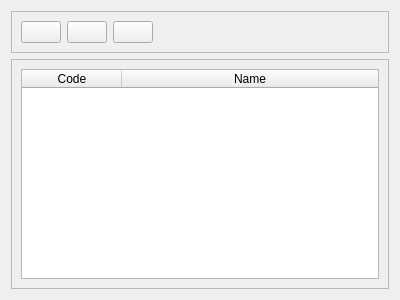
<?xml version="1.0" encoding="UTF-8"?>
<ui version="4.0">
 <class>CstPissListView</class>
 <widget class="QWidget" name="CstPissListView">
  <property name="geometry">
   <rect>
    <x>0</x>
    <y>0</y>
    <width>400</width>
    <height>300</height>
   </rect>
  </property>
  <property name="windowTitle">
   <string>Manage Cst Pis</string>
  </property>
  <layout class="QVBoxLayout" name="verticalLayout_2">
   <item>
    <widget class="QFrame" name="frame_2">
     <property name="frameShape">
      <enum>QFrame::StyledPanel</enum>
     </property>
     <property name="frameShadow">
      <enum>QFrame::Raised</enum>
     </property>
     <layout class="QHBoxLayout" name="horizontalLayout">
      <item>
       <widget class="QPushButton" name="addCstPisPushButton">
        <property name="toolTip">
         <string>Add new cst pis</string>
        </property>
        <property name="text">
         <string/>
        </property>
        <property name="icon">
         <iconset resource="../../images.qrc">
          <normaloff>:/images/manufacturers/add_manufacturer.png</normaloff>:/images/manufacturers/add_manufacturer.png</iconset>
        </property>
        <property name="iconSize">
         <size>
          <width>40</width>
          <height>40</height>
         </size>
        </property>
       </widget>
      </item>
      <item>
       <widget class="QPushButton" name="editCstPisPushButton">
        <property name="toolTip">
         <string>Edit cst pis</string>
        </property>
        <property name="text">
         <string/>
        </property>
        <property name="icon">
         <iconset resource="../../images.qrc">
          <normaloff>:/images/manufacturers/edit_manufacturer.png</normaloff>:/images/manufacturers/edit_manufacturer.png</iconset>
        </property>
        <property name="iconSize">
         <size>
          <width>40</width>
          <height>40</height>
         </size>
        </property>
       </widget>
      </item>
      <item>
       <widget class="QPushButton" name="removeCstPisPushButton">
        <property name="toolTip">
         <string>Remove cst pis</string>
        </property>
        <property name="text">
         <string/>
        </property>
        <property name="icon">
         <iconset resource="../../images.qrc">
          <normaloff>:/images/manufacturers/remove_manufacturer.png</normaloff>:/images/manufacturers/remove_manufacturer.png</iconset>
        </property>
        <property name="iconSize">
         <size>
          <width>40</width>
          <height>40</height>
         </size>
        </property>
       </widget>
      </item>
      <item>
       <spacer name="horizontalSpacer">
        <property name="orientation">
         <enum>Qt::Horizontal</enum>
        </property>
        <property name="sizeHint" stdset="0">
         <size>
          <width>83</width>
          <height>20</height>
         </size>
        </property>
       </spacer>
      </item>
     </layout>
    </widget>
   </item>
   <item>
    <widget class="QFrame" name="frame">
     <property name="frameShape">
      <enum>QFrame::StyledPanel</enum>
     </property>
     <property name="frameShadow">
      <enum>QFrame::Raised</enum>
     </property>
     <layout class="QVBoxLayout" name="verticalLayout">
      <item>
       <widget class="QTableWidget" name="cstPissTableWidget">
        <property name="editTriggers">
         <set>QAbstractItemView::NoEditTriggers</set>
        </property>
        <property name="selectionMode">
         <enum>QAbstractItemView::SingleSelection</enum>
        </property>
        <property name="selectionBehavior">
         <enum>QAbstractItemView::SelectRows</enum>
        </property>
        <attribute name="horizontalHeaderStretchLastSection">
         <bool>true</bool>
        </attribute>
        <column>
         <property name="text">
          <string>Code</string>
         </property>
        </column>
        <column>
         <property name="text">
          <string>Name</string>
         </property>
        </column>
       </widget>
      </item>
     </layout>
    </widget>
   </item>
  </layout>
 </widget>
 <resources>
  <include location="../../images.qrc"/>
 </resources>
 <connections/>
</ui>
